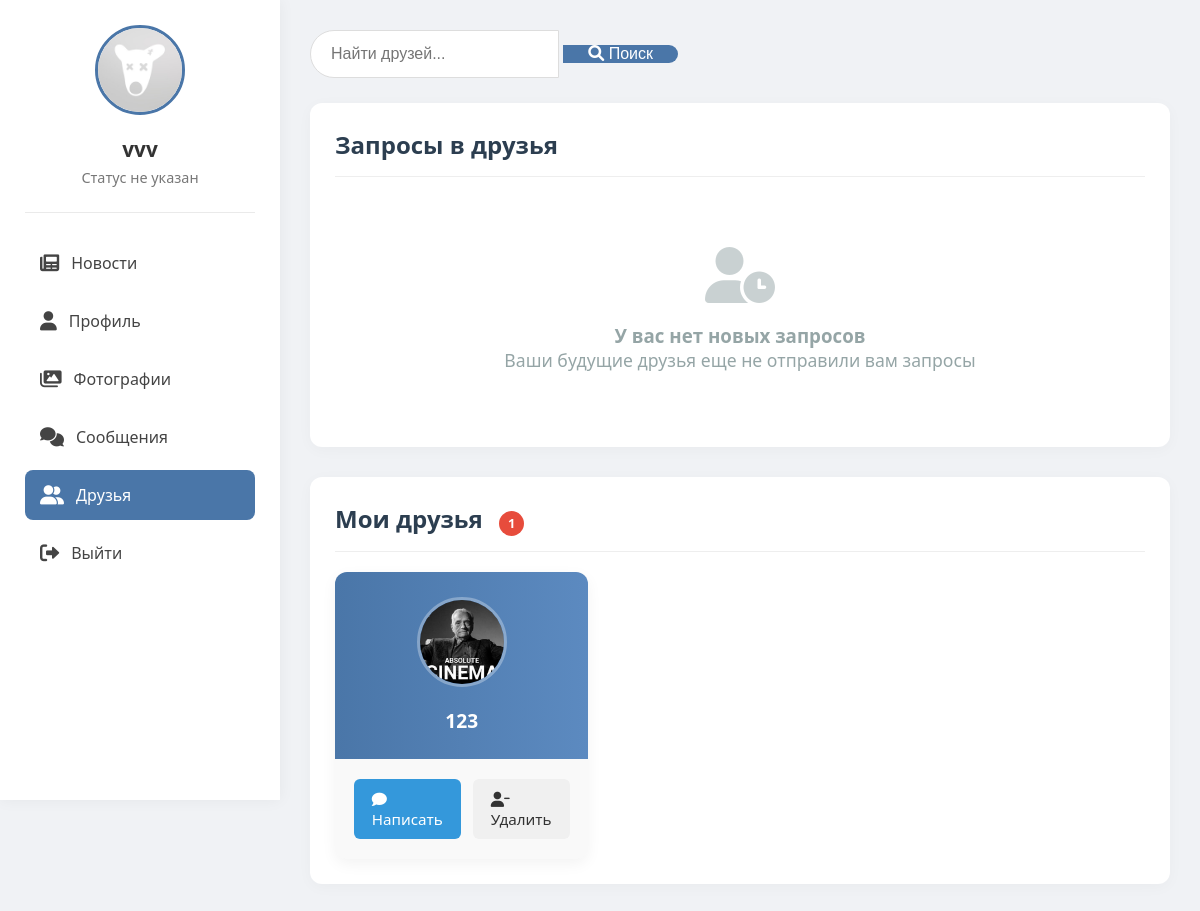
The app's page /friends (signed in), older data.
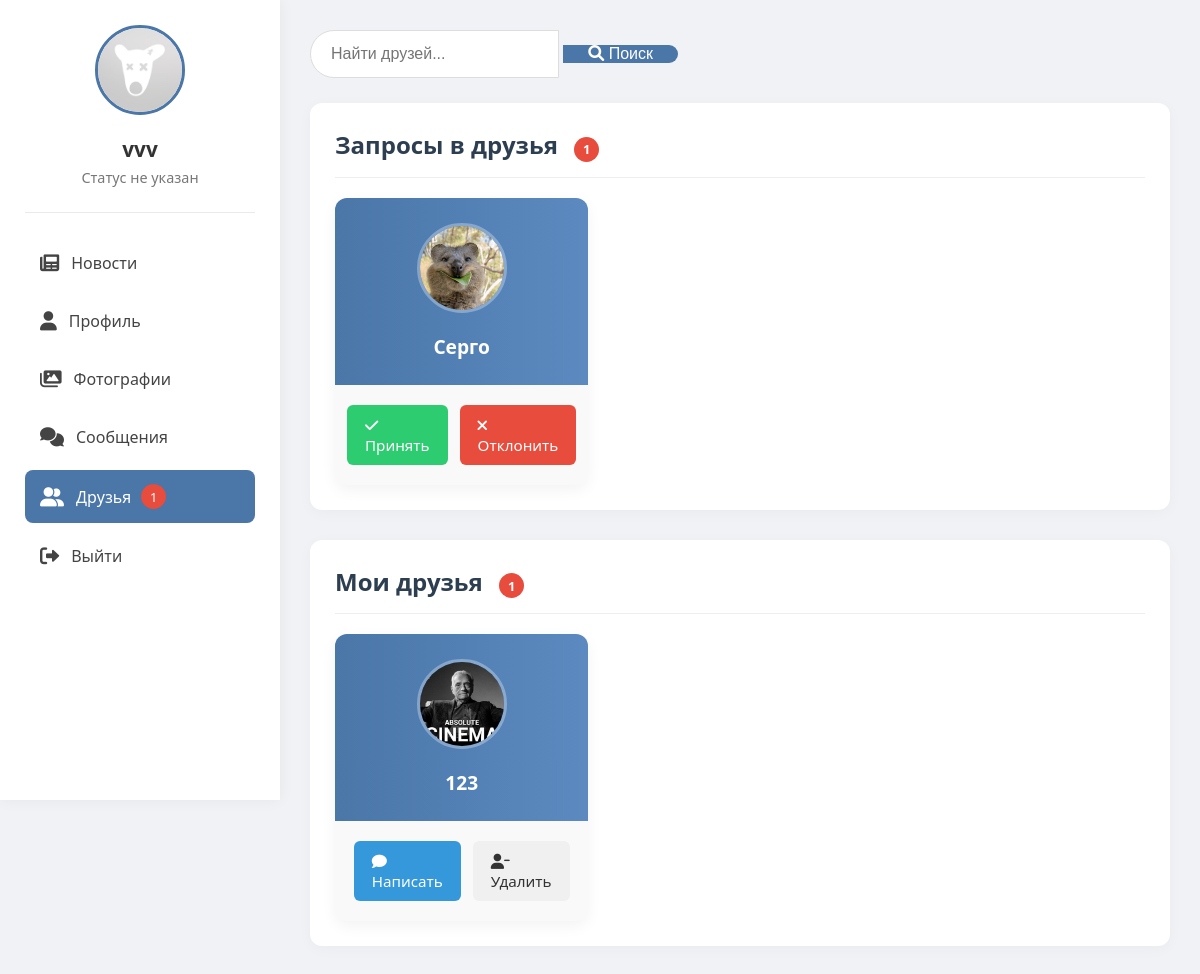
The same page, newer data.
### tables this page shows
CREATE TABLE users (
                id INTEGER PRIMARY KEY AUTOINCREMENT,
                username TEXT UNIQUE NOT NULL,
                password TEXT NOT NULL,
                email TEXT,
                bio TEXT,
                avatar TEXT);

### routes/friends.py (the view)
@bp.route('/friends', methods=['GET'])
def friends():
    if 'user_id' not in session:
        return redirect(url_for('auth.index'))
    user_id = session['user_id']
    conn = get_db()
    c = conn.cursor()
    c.execute("SELECT * FROM users WHERE id = ?", (user_id,))
    user = c.fetchone()
    c.execute('''SELECT users.id, users.username, users.avatar
                FROM friends
                JOIN users ON friends.user_id = users.id
                WHERE friends.friend_id = ? AND friends.status = 'pending' ''', (user_id,))
    requests = c.fetchall()
    c.execute('''SELECT users.id, users.username, users.avatar
                FROM friends
                JOIN users ON friends.friend_id = users.id
                WHERE friends.user_id = ? AND friends.status = 'accepted'
                UNION
                SELECT users.id, users.username, users.avatar
                FROM friends
                JOIN users ON friends.user_id = users.id
                WHERE friends.friend_id = ? AND friends.status = 'accepted'
                ORDER BY username''', (user_id, user_id))
    friends_list = c.fetchall()
    search_query = request.args.get('search', '')
    search_results = []
    if search_query:
        c.execute("SELECT id, username, avatar FROM users WHERE username LIKE ? AND id != ?",
                 (f'%{search_query}%', user_id))
        search_results = c.fetchall()
    conn.close()
    return render_template('friends.html',
                         user=user,
                         requests=requests,
                         friends=friends_list,
                         search_results=search_results,
                         search_query=search_query)

### models.py (called while the page is built)
def get_db():
    conn = sqlite3.connect('social_network.db')
    conn.row_factory = sqlite3.Row
    return conn

### templates/friends.html (shortened to what this page needs)
<!DOCTYPE html>
<html>
<head>
    <link href="https://cdnjs.cloudflare.com/ajax/libs/font-awesome/6.0.0/css/all.min.css" rel="stylesheet">
</head>
<body>
    <div class="sidebar">
        <div class="profile-card">
            <img src="{% if user[5] %}{{ url_for('static', filename='uploads/' + user[5]) }}{% else %}{{ url_for('static', filename='uploads/default_avatar.png') }}{% endif %}" alt="Avatar">
            <h3>{{ user[1] }}</h3>
            <p>{{ user[4] or 'Статус не указан' }}</p>
        </div>
        <div class="nav">
            <a href="{{ url_for('feed.feed') }}">
                <i class="fas fa-newspaper"></i> Новости
            </a>
            <a href="{{ url_for('profile.profile') }}">
                <i class="fas fa-user"></i> Профиль
            </a>
            <a href="{{ url_for('gallery.gallery') }}">
                <i class="fas fa-images"></i> Фотографии
            </a>
            <a href="{{ url_for('messages.messages') }}">
                <i class="fas fa-comments"></i> Сообщения
            </a>
            <a href="{{ url_for('friends.friends') }}" class="active">
                <i class="fas fa-user-friends"></i> Друзья
                {% if requests %}<span class="badge">{{ requests|length }}</span>{% endif %}
            </a>
            <a href="{{ url_for('static.logout') }}">
                <i class="fas fa-sign-out-alt"></i> Выйти
            </a>
        </div>
    </div>
    <div class="content">
        <div class="search-container">
            <form method="GET" action="{{ url_for('friends.friends') }}">
                <input type="text" name="search" placeholder="Найти друзей..." value="{{ search_query }}">
                <button type="submit"><i class="fas fa-search"></i> Поиск</button>
            </form>
        </div>
        <div class="section">
            <div class="section-title">
                <h2>Запросы в друзья {% if requests %}<span class="badge">{{ requests|length }}</span>{% endif %}</h2>
            </div>
            {% if requests %}
            <div class="friends-grid">
                {% for req in requests %}
                <div class="friend-card">
                    <div class="friend-header">
                        <img src="{{ url_for('static', filename='uploads/' + req[2]) if req[2] else url_for('static', filename='uploads/default_avatar.png') }}"
                             class="friend-avatar" alt="{{ req[1] }}">
                        <div class="friend-name">{{ req[1] }}</div>
                    </div>
                    <div class="friend-actions">
                        <a href="{{ url_for('friends.accept_friend', friend_id=req[0]) }}" class="btn-accept">
                            <i class="fas fa-check"></i> Принять
                        </a>
                        <a href="{{ url_for('friends.remove_friend', friend_id=req[0]) }}" class="btn-reject">
                            <i class="fas fa-times"></i> Отклонить
                        </a>
                    </div>
                </div>
                {% endfor %}
            </div>
            {% else %}
            <div class="empty-state">
                <i class="fas fa-user-clock"></i>
                <h3>У вас нет новых запросов</h3>
                <p>Ваши будущие друзья еще не отправили вам запросы</p>
            </div>
            {% endif %}
        </div>
        <div class="section">
            <div class="section-title">
                <h2>Мои друзья {% if friends %}<span class="badge">{{ friends|length }}</span>{% endif %}</h2>
            </div>
            {% if friends %}
            <div class="friends-grid">
                {% for friend in friends %}
                <div class="friend-card">
                    <div class="friend-header">
                        <img src="{{ url_for('static', filename='uploads/' + friend[2]) if friend[2] else url_for('static', filename='uploads/default_avatar.png') }}"
                             class="friend-avatar" alt="{{ friend[1] }}">
                        <div class="friend-name">{{ friend[1] }}</div>
                    </div>
                    <div class="friend-actions">
                        <a href="{{ url_for('messages.messages', friend_id=friend[0]) }}" class="btn-message">
                            <i class="fas fa-comment"></i> Написать
                        </a>
                        <a href="{{ url_for('friends.remove_friend', friend_id=friend[0]) }}" class="btn-remove">
                            <i class="fas fa-user-minus"></i> Удалить
                        </a>
                    </div>
                </div>
                {% endfor %}
            </div>
            {% else %}
            <div class="empty-state">
                <i class="fas fa-users"></i>
                <h3>У вас пока нет друзей</h3>
                <p>Найдите новых друзей через поиск!</p>
            </div>
            {% endif %}
        </div>
    </div>
</body>
</html>

### templates/friends.html (style rules this page uses)
* { margin: 0; padding: 0; box-sizing: border-box; }
body { font-family: 'Segoe UI', Tahoma, Geneva, Verdana, sans-serif; display: flex; background: #f0f2f5; color: #333; }
.sidebar { width: 280px; background: #fff; height: 100vh; position: fixed; padding: 25px; box-shadow: 0 0 15px rgba(0,0,0,0.05); }
.profile-card { text-align: center; padding-bottom: 25px; border-bottom: 1px solid #eaeaea; margin-bottom: 25px; }
.profile-card img { width: 90px; height: 90px; border-radius: 50%; object-fit: cover; border: 3px solid #4a76a8; }
.profile-card h3 { margin: 15px 0 5px; font-size: 1.3rem; }
.profile-card p { color: #777; font-size: 0.9rem; }
.nav { margin-top: 15px; }
.nav a { display: flex; align-items: center; padding: 14px 15px; text-decoration: none; color: #444; border-radius: 8px; margin-bottom: 8px; transition: all 0.2s; }
.nav a.active { background: #4a76a8; color: white; }
.nav a i { margin-right: 12px; font-size: 1.2rem; }
.content { flex: 1; margin-left: 280px; padding: 30px; }
.section { background: #fff; padding: 25px; border-radius: 12px; box-shadow: 0 3px 15px rgba(0,0,0,0.03); margin-bottom: 30px; }
.section-title { display: flex; align-items: center; justify-content: space-between; margin-bottom: 20px; padding-bottom: 15px; border-bottom: 1px solid #eee; }
.section-title h2 { font-size: 1.5rem; color: #2c3e50; }
.badge { background: #e74c3c; color: white; border-radius: 50%; width: 25px; height: 25px; display: inline-flex; align-items: center; justify-content: center; font-size: 0.8rem; margin-left: 10px; }
.search-container { display: flex; margin-bottom: 25px; }
.search-container input { flex: 1; padding: 14px 20px; border: 1px solid #ddd; border-radius: 30px 0 0 30px; font-size: 1rem; outline: none; }
.search-container button { background: #4a76a8; color: white; border: none; padding: 0 25px; border-radius: 0 30px 30px 0; cursor: pointer; font-size: 1rem; }
.friends-grid { display: grid; grid-template-columns: repeat(auto-fill, minmax(240px, 1fr)); gap: 25px; }
.friend-card { background: #f9f9f9; border-radius: 12px; overflow: hidden; transition: all 0.3s; box-shadow: 0 5px 15px rgba(0,0,0,0.05); }
.friend-header { padding: 25px; text-align: center; background: linear-gradient(to right, #4a76a8, #5c8ac0); color: white; }
.friend-avatar { width: 90px; height: 90px; border-radius: 50%; border: 3px solid rgba(255,255,255,0.3); object-fit: cover; margin-bottom: 15px; }
.friend-name { font-size: 1.2rem; font-weight: 600; }
.friend-actions { padding: 20px; display: flex; justify-content: center; gap: 12px; }
.friend-actions a { padding: 10px 18px; border: none; border-radius: 6px; cursor: pointer; font-size: 0.95rem; transition: background 0.2s; text-decoration: none; display: inline-block; }
.friend-actions .btn-accept { background: #2ecc71; color: white; }
.friend-actions .btn-reject { background: #e74c3c; color: white; }
.friend-actions .btn-remove { background: #f0f0f0; color: #333; }
.friend-actions .btn-message { background: #3498db; color: white; }

Row changes from the older to the newer data that the page shows:
added users: avatar (picture), username "Серго", shown under "Запросы в друзья 1"
Text that changed along with them:
{{ requests|length }}: (not shown) → "1"
text no longer shown: "У вас нет новых запросов Ваши будущие друзья еще не отправили вам запросы"
